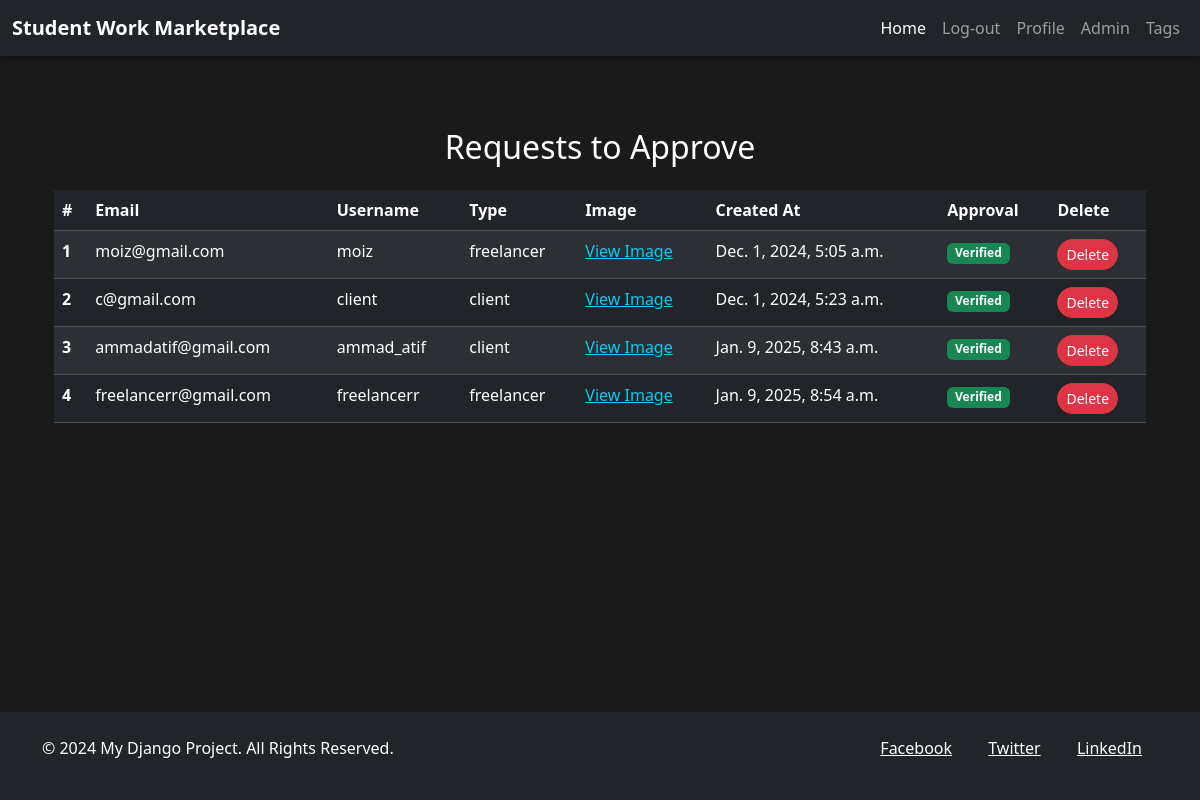
Screenshot of /adminn (signed in) with the database file from the repository.
### webapp/models.py (models this page shows)
class Custom_user(AbstractUser):
    TYPE_CHOICES = [
        ("admin", "Administrator"),
        ("client", "Client"),
        ("freelancer", "Freelancer"),
    ]
    typee = models.CharField(
        max_length=50, null=False, blank=False, choices=TYPE_CHOICES, default=""
    )
    status = models.BooleanField(null=False, default=False)
    img = models.ImageField(upload_to="images/", null=False, blank=True, default="")
    UNI_CHOICES = [
        ("fast", "FAST"),
        ("lums", "LUMS"),
        ("punjab", "PUNJAB UNIVERSITY"),
    ]
    university_name = models.CharField(
        max_length=50, null=False, blank=False, choices=UNI_CHOICES, default=""
    )
    roll_no = models.CharField(max_length=50, null=False, blank=False, default="")
    email = models.EmailField(
        unique=True, blank=False, null=False
    )  # Ensure email is unique

### webapp/views.py (the view)
# urls.py: path("adminn", views.adminn, name="adminn"),
@login_required
def adminn(request):
    if request.user.typee == "admin":
        users = Custom_user.objects.exclude(typee="admin")
        return render(request, "admin.html", {"users": users})
    else:
        return HttpResponseForbidden("you are not admin")

### webapp/templates/admin.html (shortened to what this page needs)
{% extends "base.html" %}
{% block content %}
    <div class="container mt-5">
        <h2 class="text-center text-white mb-4">Requests to Approve</h2>
        <table class="table table-dark table-striped">
            <thead>
                <tr>
                    <th scope="col">#</th>
                    <th scope="col">Email</th>
                    <th scope="col">Username</th>
                    <th scope="col">Type</th>
                    <th scope="col">Image</th>
                    <th scope="col">Created At</th>
                    <th scope="col">Approval</th>
                    <th scope="col">Delete</th>
                </tr>
            </thead>
            <tbody>
                {% for userr in users %}
                    <tr>
                        <th scope="row">{{ forloop.counter }}</th>
                        <td>{{ userr.email }}</td>
                        <td>{{ userr.username }}</td>
                        <td>{{ userr.typee }}</td>
                        <td>
                            <a href="{{ userr.img.url }}" target="_blank" class="text-info">View Image</a>
                        </td>
                        <td>{{ userr.date_joined }}</td>
                        <td>
                            {% if not userr.status %}
                                <a href="{% url 'verify_account' userr.pk %}" class="btn btn-success btn-sm">Verify</a>
                            {% else %}
                                <span class="badge bg-success">Verified</span>
                            {% endif %}
                        </td>
                        <td>
                            <a href="{% url 'delete_account' userr.pk %}" class="btn btn-danger btn-sm">Delete</a>
                        </td>
                    </tr>
                {% endfor %}
            </tbody>
        </table>
    </div>
{% endblock %}

### webapp/templates/base.html (style rules this page uses)
html, body { height: 100%; margin: 0; display: flex; flex-direction: column; background-color: #1a1a1a; color: #fff; }
.container { flex: 1; }
.btn { border-radius: 25px; transition: all 0.3s ease; }

### rows the page displays
Custom_user: email "moiz@gmail.com", username "moiz", typee "freelancer", date_joined "Dec. 1, 2024, 5:05 a.m.", status "Verified"
Custom_user: email "c@gmail.com", username "client", typee "client", date_joined "Dec. 1, 2024, 5:23 a.m.", status "Verified"
Custom_user: email "ammadatif@gmail.com", username "ammad_atif", typee "client", date_joined "Jan. 9, 2025, 8:43 a.m.", status "Verified"
Custom_user: email "freelancerr@gmail.com", username "freelancerr", typee "freelancer", date_joined "Jan. 9, 2025, 8:54 a.m.", status "Verified"
